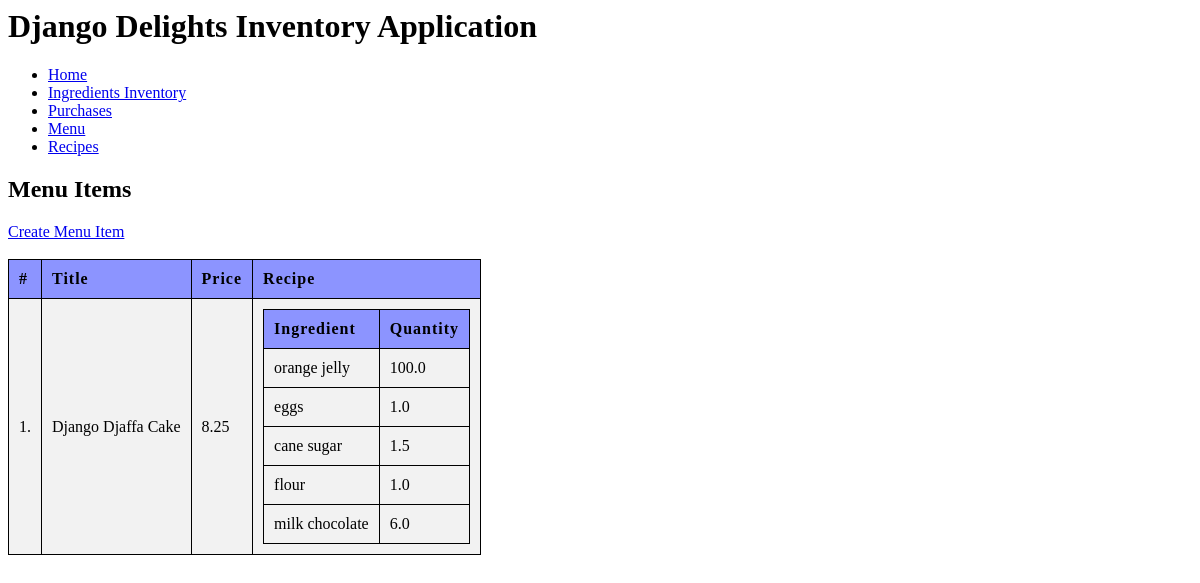
Page /menu/list on the earlier database version.
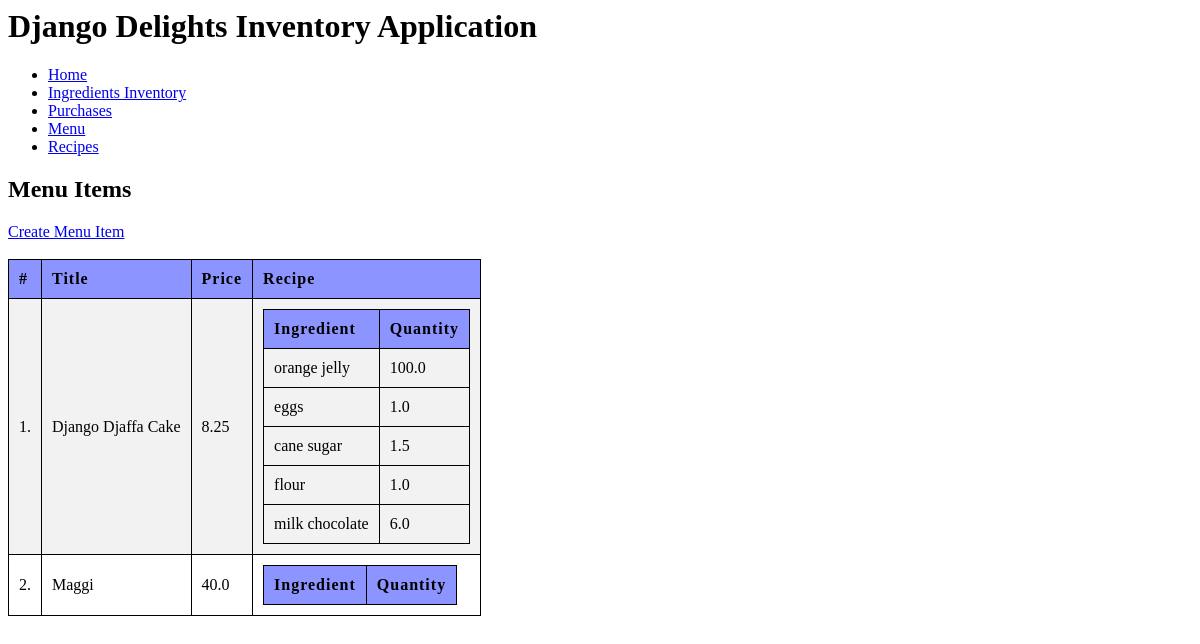
Same page on the later database version.
### delights/models.py (models this page shows, shortened)
class MenuItem(models.Model):
    title = models.CharField(max_length=150)
    price = models.FloatField()
    class Meta:
        verbose_name_plural = 'Menu Items'
        ordering = ["title"]

class RecipeRequirement(models.Model):
    menu_item = models.ForeignKey(MenuItem,on_delete=models.CASCADE)
    ingredient = models.ForeignKey(Ingredient, on_delete=models.SET_NULL, null=True)
    quantity = models.FloatField()

class Ingredient(models.Model):
    name = models.CharField(max_length=100)
    unit_price = models.FloatField()
    quantity = models.FloatField()
    unit = models.CharField(max_length=100)
    class Meta:
        verbose_name_plural = 'Ingredients'
        ordering = ["name"]

### delights/views.py (the view)
# urls.py: path('menu/list', views.getMenuList.as_view(), name="menu_list"),
class getMenuList(ListView):
    model = MenuItem
    template_name = "delights/MenuList.html"
    def get_queryset(self):
        return MenuItem.objects.prefetch_related('reciperequirement_set__ingredient')

### delights/templates/delights/MenuList.html
{% extends "delights/base.html" %}
{% load static %}
{% block head %}
    <link rel="stylesheet" href="{% static 'delights/base.css' %}">
{% endblock %}
{% block content %}
    <h2>Menu Items</h2>
    <div>
        <a href="{% url 'menu_create' %}">Create Menu Item</a>
    </div>
    <br>
    <div>
         <table>
            <tr>
                <th>#</th>
                <th>Title</th>
                <th>Price</th>
                <th>Recipe</th>
            </tr>
            {% for item in menuitem_list %}
            <tr>
                <td>{{ item.id }}.</td>
                <td>{{ item.title }}</td>
                <td>{{ item.price }}</td>
                <td>
                    <table>
                        <tr>
                            <th>Ingredient</th>
                            <th>Quantity</th>
                        </tr>
                        {% for requirement in item.reciperequirement_set.all %}
                        <tr>
                            <td>{{ requirement.ingredient.name }}</td>
                            <td>{{ requirement.quantity }}</td>
                        </tr>
                        {% endfor %}
                    </table>
                </td>
            </tr>
            {% endfor %}
        </table>
    </div>
{% endblock %}

Differences in the rows shown:
added MenuItem: id "2", title "Maggi", price "40.0"
